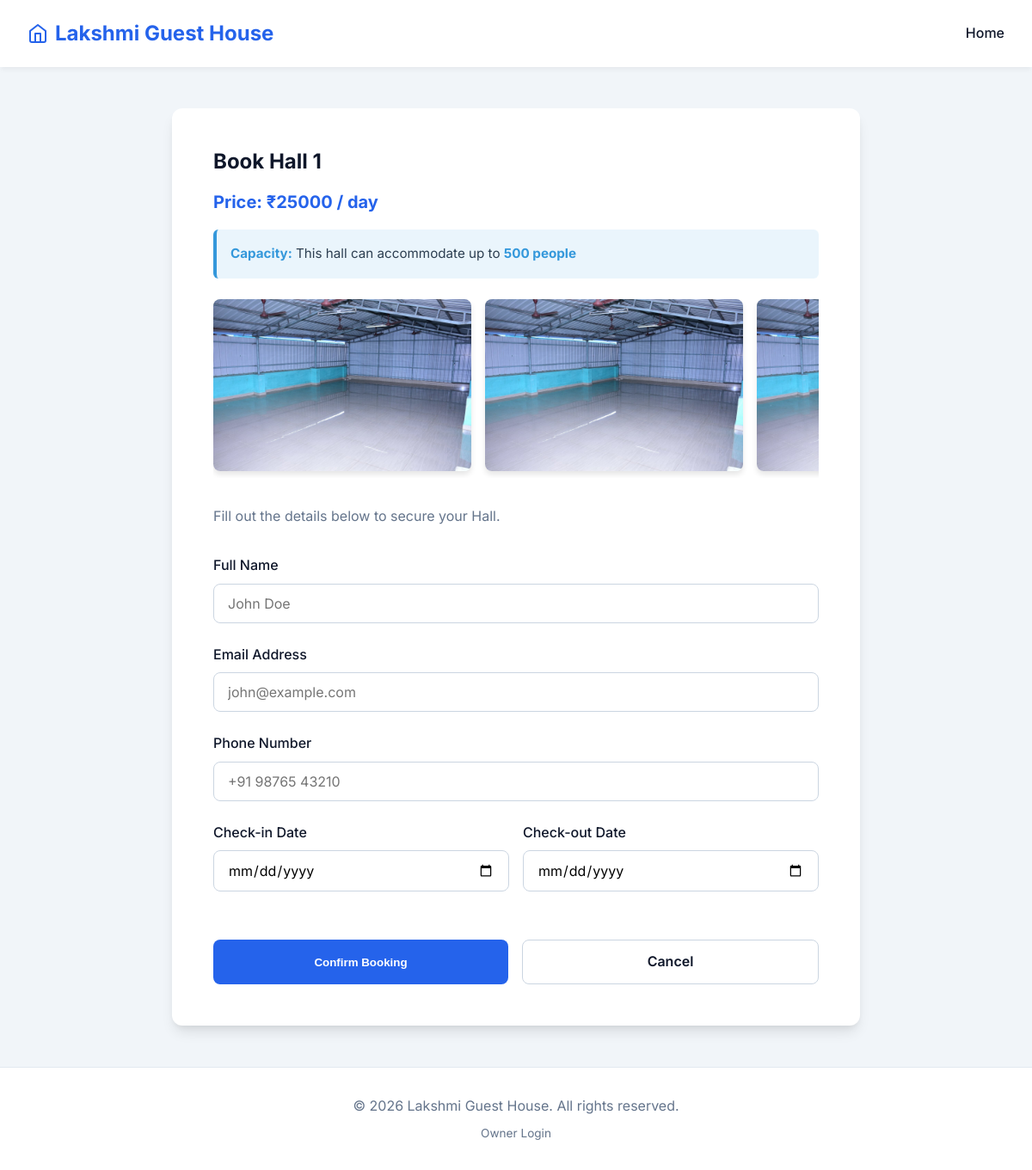
Before: /book/1 with the older database file.
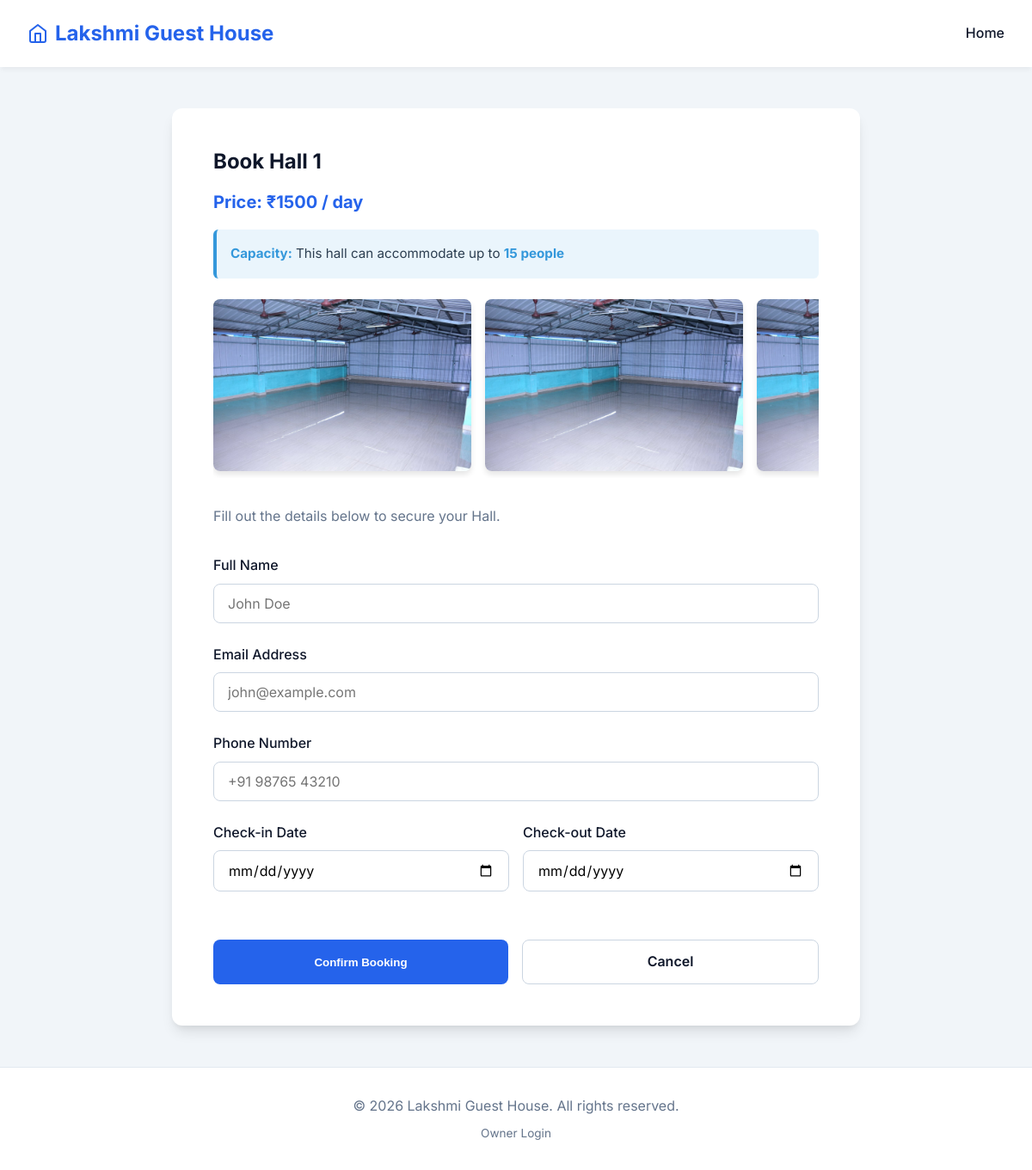
After: the same page with the newer database file.
### app.py (models this page shows)
class Accommodation(db.Model):
    id = db.Column(db.Integer, primary_key=True)
    name = db.Column(db.String(100), nullable=False) # e.g. "Room 1", "Hall 1"
    type = db.Column(db.String(50), nullable=False)  # Hall, Cottage, Room
    description = db.Column(db.Text, nullable=True)
    price = db.Column(db.Float, nullable=False)
    image_filenames = db.Column(db.Text, nullable=True)
    is_closed = db.Column(db.Boolean, default=False)
    max_people = db.Column(db.Integer, default=1)  # Number of people accommodation
    facilities = db.Column(db.Text, nullable=True)  # Comma-separated: AC,TV,Heater

### app.py (the view, shortened to what this page needs)
@app.route('/book/<int:acc_id>', methods=['GET', 'POST'])
def book(acc_id):
    accommodation = Accommodation.query.get_or_404(acc_id)
    if accommodation.is_closed:
        flash(f"Sorry, {accommodation.name} is currently closed and unavailable for booking.", "error")
        return redirect(url_for('index'))
    return render_template('book.html', accommodation=accommodation)

### templates/book.html (shortened to what this page needs)
{% extends 'base.html' %}
{% block content %}
<div class="form-container" style="max-width: 800px;">
    <h2>Book {{ accommodation.name }}</h2>
    <div style="font-weight: bold; font-size: 1.25rem; color: var(--primary-color); margin-bottom: 1rem;">Price: ₹{{ "%.0f"|format(accommodation.price) }} / day</div>
    {% if accommodation.max_people %}
    <div style="padding: 1rem; background: rgba(52, 152, 219, 0.1); border-radius: 6px; margin-bottom: 1.5rem; border-left: 4px solid #3498db;">
        <div style="color: #2c3e50; font-size: 0.95rem;">
            <strong style="color: #3498db;">Capacity:</strong> This {{ accommodation.type.lower() }} can accommodate up to <strong style="color: #3498db;">{{ accommodation.max_people }} {{ 'person' if accommodation.max_people == 1 else 'people' }}</strong>
        </div>
    </div>
    {% endif %}
    <div style="display: flex; gap: 1rem; overflow-x: auto; margin-bottom: 2rem; padding-bottom: 0.5rem;">
        {% for img in accommodation.image_filenames.split(',') %}
        <img src="{{ url_for('static', filename='images/' ~ img) }}" alt="{{ accommodation.name }}" style="height: 200px; border-radius: 8px; object-fit: cover; flex-shrink: 0; box-shadow: 0 4px 6px rgba(0,0,0,0.1);">
        {% endfor %}
    </div>
    <p style="color: var(--text-light); margin-bottom: 2rem;">Fill out the details below to secure your {{ accommodation.type }}.</p>
    <form method="POST">
        <div class="form-group">
            <label for="name">Full Name</label>
            <input type="text" id="name" name="name" required placeholder="John Doe">
        </div>
        <div class="form-group">
            <label for="email">Email Address</label>
            <input type="email" id="email" name="email" required placeholder="john@example.com">
        </div>
        <div class="form-group">
            <label for="phone">Phone Number</label>
            <input type="tel" id="phone" name="phone" required placeholder="+91 98765 43210">
        </div>
        <div class="date-group">
            <div class="form-group">
                <label for="check_in">Check-in Date</label>
                <input type="date" id="check_in" name="check_in" required>
            </div>
            <div class="form-group">
                <label for="check_out">Check-out Date</label>
                <input type="date" id="check_out" name="check_out" required>
            </div>
        </div>
        <div style="margin-top: 2rem; display: flex; gap: 1rem;">
            <button type="submit" class="btn" style="flex: 1;">Confirm Booking</button>
            <a href="{{ url_for('index') }}" class="btn btn-secondary" style="flex: 1;">Cancel</a>
        </div>
    </form>
</div>
{% endblock %}

Changed rows visible on the page:
changed Accommodation "Hall 1": price "25000" → "1500"; max_people "500" → "15"
